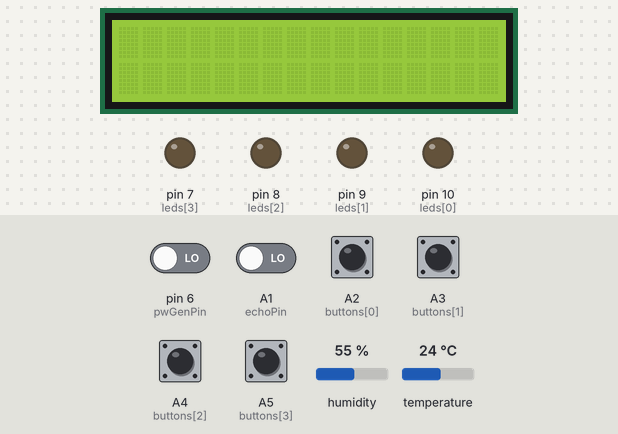
The sketch below on a simulated Arduino Uno, built with avr-gcc and run on an emulated ATmega328P. On the bench: 16×2 character LCD, output pins drawn as LEDs (lit = HIGH). Inputs (shaded band) come from the test bench; at power-on: A1 (echoPin), A2 (buttons[0]), A3 (buttons[1]), A4 (buttons[2]), A5 (buttons[3]), pin 6 (pwGenPin) LOW, humidity 55 %, temperature 24 °C. Random numbers use the default seed unless the sketch sets one; pins used as bus, display or sensor lines are not drawn.

Above: at 1.2 s.
1.3 s: pin 6 (pwGenPin) driven HIGH
At 3.4 s:
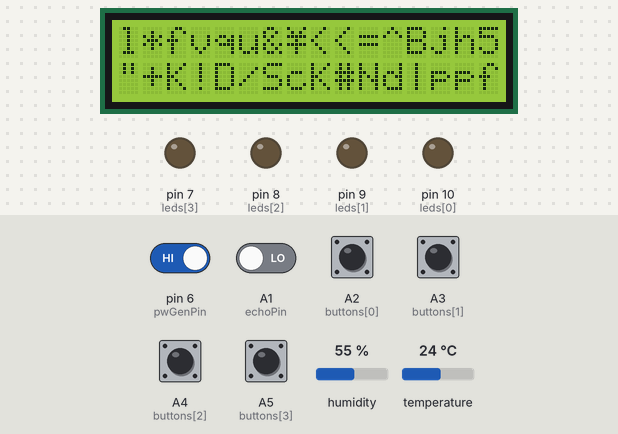
5.1 s: A2 (buttons[0]) pulled HIGH for 0.15 s
At 6.0 s:
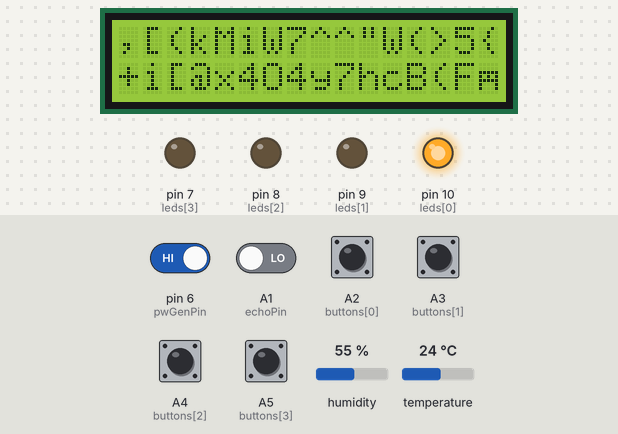
8.2 s: humidity set to 22 %
At 10.8 s:
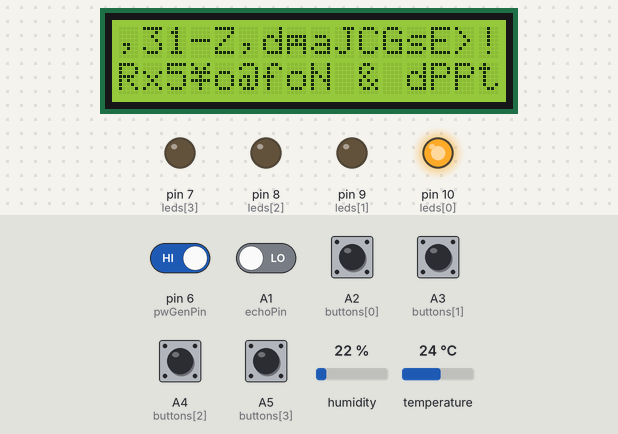
11.1 s: A3 (buttons[1]) pulled HIGH for 0.15 s
At 12.5 s:
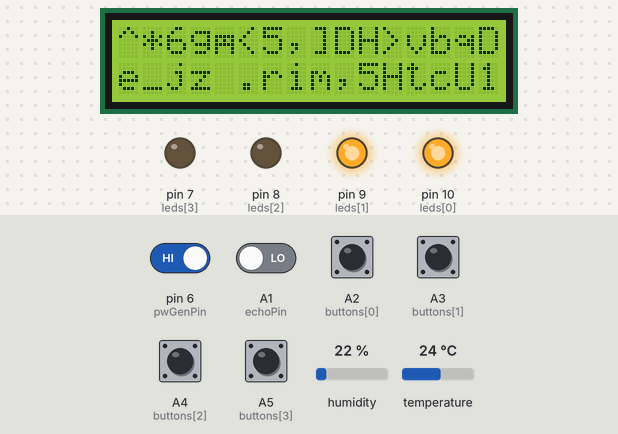
14.2 s: A4 (buttons[2]) pulled HIGH for 0.15 s
At 15.6 s:
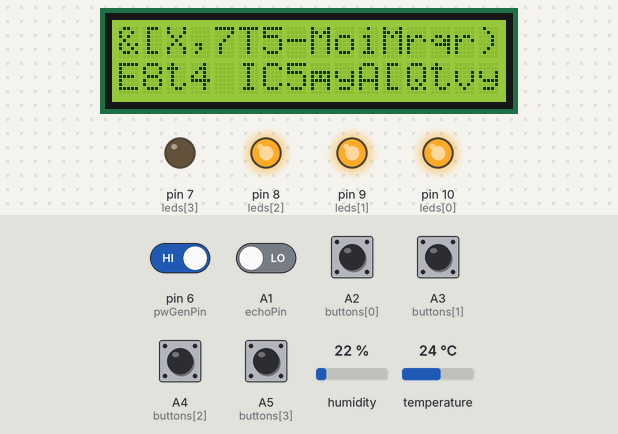
17.3 s: A5 (buttons[3]) pulled HIGH for 0.15 s
At 18.7 s:
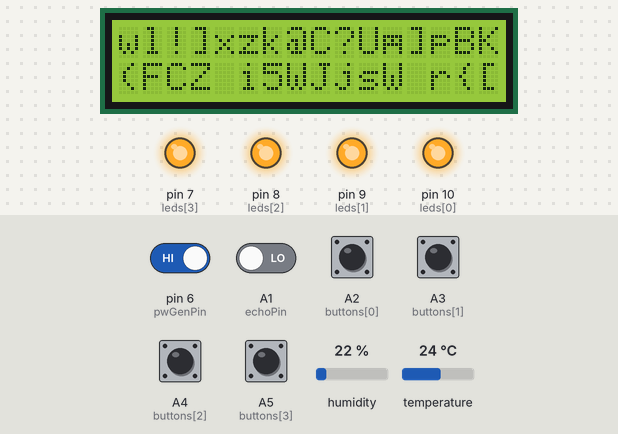
Timing chart, 0 to 20.3 s (numbered marks = the images above; inputs shaded):
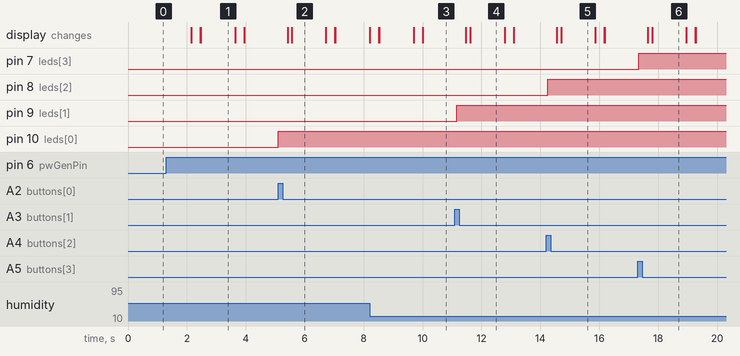

The sketch:

22e60.ino
```cpp
#include <dht.h>
#include <LiquidCrystal.h>
#include <String.h>
#include <time.h>
#include <stdlib.h>

LiquidCrystal lcd(12, 11, 5, 4, 3, 2);
dht DHT;

char alphabet[] = {
  ' ', '1', '!', '2', '@', '3', '#', '4', '$', '5', //  0- 9
  '%', '6', '^', '7', '&', '8', '*', '9', '(', '5', // 10-19
  ')', '-', '_', '=', '+', ']' ,'}', '\\', '|', '[',// 20-29
  '{', 'p', 'P', 'o', 'O', 'i' ,'I', 'u', 'U', 'y', // 30-39
  'Y', 't', 'T', 'r', 'R', 'e' ,'E', 'w', 'W', 'q', // 40-49
  'Q', 'a', 'A', 's', 'S', 'd' ,'D', 'f', 'F', 'g', // 50-59
  'G', 'h', 'H', 'j', 'J', 'k' ,'K', 'l', 'L', ';', // 60-69
  ':', "'", '"', '/', '?', '.' ,'>', ',', '<', 'm', // 70-79
  'M', 'n', 'N', 'b', 'B', 'v' ,'V', 'c', 'C', 'x', // 80-89
  'X', 'z', 'Z'                                     // 90-93
};
int echoPin = A1;
int trigPin = A0;
int humidityPin = 13;
int pwGenPin = 6;
int pwGenPinState = 0;
int buttons[] = {A2, A3, A4, A5};
int buttonStates[] = {0, 0, 0, 0};
int leds[] = {10, 9, 8, 7};
int ledStates[] = {0, 0, 0, 0};
int n = (sizeof(buttonStates) / sizeof(buttonStates[0]));
const int TETRAD = 9999; // max value for a group of for digits

// guarantees a number between 1000 and 9999 (4 digits)
int expandSeedElement(int element, int i) {
  while(element <= TETRAD) {
    element += 1;
    element += i;
    element <<= 1;
  }
  while(element > TETRAD) {
    element >>= 1;
  }
  return element;
}

// convert the expanded seed element (1000 - 9999) into a base-93 tetrad
String getTetradFromSeedElement(int element) {
  int currNum = 0;
  int currRandCharIndex = 0;
  String tetrad = "";

  while(element > 0) {
    currNum = element % 10;
    element /= 10;
    for(int i = 0; i < currNum; i++) {
      currRandCharIndex = random(93);
    }
    tetrad += alphabet[currRandCharIndex];
  }
  return tetrad;
}

// given input from multiple source(s), create a 32 character string from a base-93 alphabet
String generatePW(int dist, int temp, int humi, int r, int g, int b, int y, int checkSum) {
  int seed[] = {dist, temp, humi, r, g, b, y, checkSum};
  String pw = "";
  for(int i = 0; i < (sizeof(seed) / sizeof(seed[0])); i++) {
    seed[i] = expandSeedElement(seed[i], i);
    pw += getTetradFromSeedElement(seed[i]);
  }

  return pw;
}

void setup() {
  randomSeed(0);
  lcd.begin(16, 2);
  pinMode(trigPin, OUTPUT);
  pinMode(echoPin, INPUT);
  Serial.begin(9600);
  for(int i = 0; i < n; i++) {
    pinMode(leds[i], OUTPUT);
    pinMode(buttons[i], INPUT);
  }
}

void loop() {
  // ultrasonic setup
  digitalWrite(trigPin, LOW);
  delay(2);
  digitalWrite(trigPin, HIGH);
  delay(10);
  digitalWrite(trigPin, LOW);

  long duration = pulseIn(echoPin, HIGH);
  int check = DHT.read11(humidityPin);
  int temp = DHT.temperature;
  int humi = DHT.humidity;
  int dist = duration * 0.034 / 2;
  int checkSum = 0;
  String pw = "";

  for(int i = 0; i < n; i++) {
    buttonStates[i] = digitalRead(buttons[i]);

    if(buttonStates[i] == HIGH) {
      if(ledStates[i] == false) {
        ledStates[i] = true;
        digitalWrite(leds[i], HIGH);
      } else {
        ledStates[i] = false;
        digitalWrite(leds[i], LOW);
      }
      delay(111);
    }
  }

  pwGenPinState = digitalRead(pwGenPin);
  if(pwGenPinState == HIGH) {
    // checkSum is sum of all raw input values
    checkSum = dist + temp + humi + ledStates[3] + ledStates[2] + ledStates[1] + ledStates[0];
    pw = generatePW(dist, temp, humi, ledStates[3], ledStates[2], ledStates[1], ledStates[0], checkSum);

    for(int i = 0; i < pw.length(); i++) {
      lcd.print(pw[i]);
      if(i == 15) {
        // set cursor to next 16char line of lcd for full pw display
        lcd.setCursor(0, 1);
      }
      // delay between char lcd prints to have a cascading visual
      delay(10);
    }
    // reset cursor to (0,0) on LCD for next password generation
    lcd.setCursor(0,0);

    // set delay between button presses so there is only 1 pw generated per press
    delay(111);
  }
}
```

Measured:
- after the input at 1.3 s, the display: first changes after 0.85 s (image 1 shows a later state)
- after the input at 5.1 s, pin 10 (leds[0]): LOW → HIGH at once
- after the input at 11.1 s, pin 9 (leds[1]): LOW → HIGH after 0.07 s
- after the input at 14.2 s, pin 8 (leds[2]): LOW → HIGH after 0.05 s
- after the input at 17.3 s, pin 7 (leds[3]): LOW → HIGH at once
- what the display in image 2 shows lasts 1.1 s, from 5.6 s to 6.7 s
